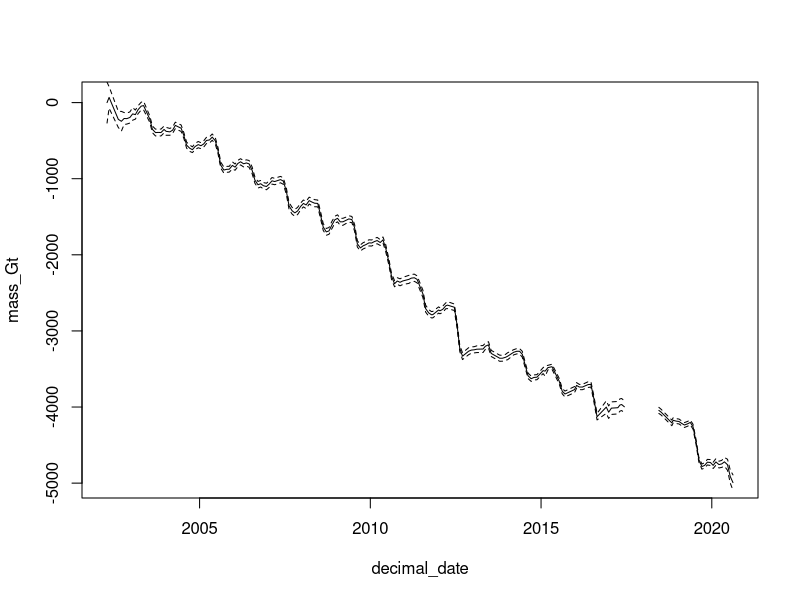
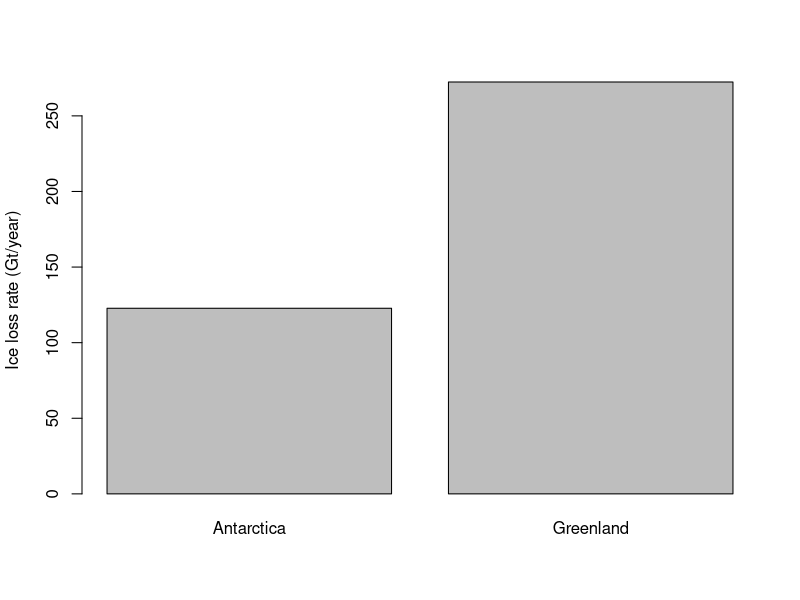
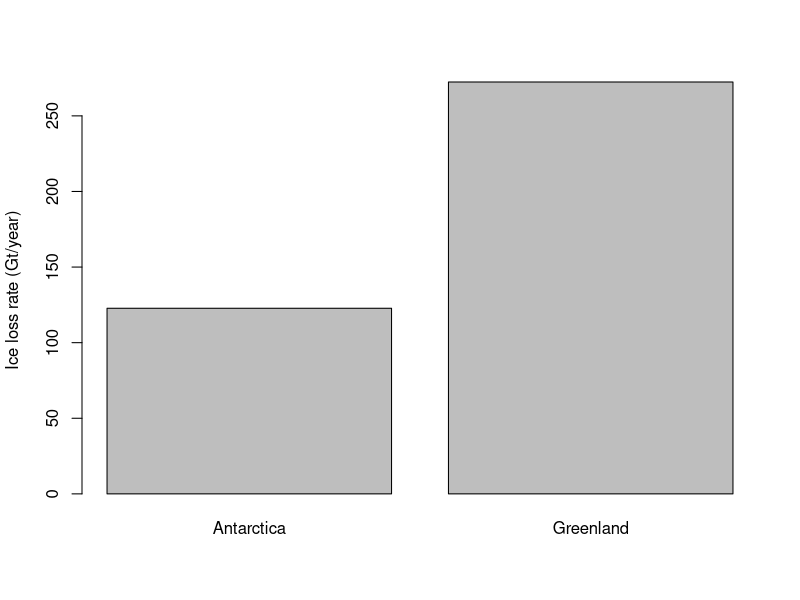

R code for these plots, in order: (Note: this script raises an error after producing the figures.)
## ---- chunk 1
knitr::opts_chunk$set(fig.width=6, fig.asp = 0.618, collapse=TRUE) 
## ---- chunk 2
# Read in data
ant_ice_loss = read.table("data/antarctica_mass_200204_202008.txt", skip=31, sep="", header = FALSE, col.names = c("decimal_date", "mass_Gt", "sigma_Gt")) # Antarctica ice mass loss
grn_ice_loss = read.table("data/greenland_mass_200204_202008.txt", skip=31, sep="", header = FALSE, col.names = c("decimal_date", "mass_Gt", "sigma_Gt")) # Greenland ice mass loss

#Create data.frame with an NA between the GRACE missions. Column names must match so it will merge with ant and grn data
data_break = data.frame(decimal_date=2018.0, mass_Gt=NA, sigma_Gt=NA)
#Add NA data point to the Greenland ice trends data frame
grn_ice_loss_with_NA = rbind(grn_ice_loss, data_break) # Merge grn_ice_loss data frame with our NA point
grn_ice_loss_with_NA = grn_ice_loss_with_NA[order(grn_ice_loss_with_NA$decimal_date),]
## ---- chunk 3
head(grn_ice_loss_with_NA)
plot(mass_Gt ~ decimal_date, data=grn_ice_loss_with_NA, type='l') +
lines((mass_Gt+2*sigma_Gt) ~ decimal_date, data=grn_ice_loss_with_NA, type='l', lty='dashed') +
lines((mass_Gt-2*sigma_Gt) ~ decimal_date, data=grn_ice_loss_with_NA, type='l', lty='dashed') 
## ---- chunk 4
# Calculate ice loss rate (Gt / year) for Antarctica:
n_rows_ant = dim(ant_ice_loss)[1]  # Can use  this to find the last row in the dataset
delta_ice_ant = ant_ice_loss$mass_Gt[n_rows_ant] - ant_ice_loss$mass_Gt[1]
delta_date_ant = ant_ice_loss$decimal_date[n_rows_ant] - ant_ice_loss$decimal_date[1]
ant_loss_rate_Gt_per_yr = -1 * delta_ice_ant / delta_date_ant

# Calculate ice loss rate (Gt / year) for Greenland:
n_rows_grn = dim(grn_ice_loss)[1]
delta_ice_grn = grn_ice_loss$mass_Gt[n_rows_grn] - grn_ice_loss$mass_Gt[1]
delta_date_grn = grn_ice_loss$decimal_date[n_rows_grn] - grn_ice_loss$decimal_date[1]
grn_loss_rate_Gt_per_yr = -1 * delta_ice_grn / delta_date_grn

# Plot ice loss rates in a bar graph:
barplot(height=c(ant_loss_rate_Gt_per_yr, grn_loss_rate_Gt_per_yr), names.arg=c("Antarctica","Greenland"), ylab="Ice loss rate (Gt/year)")

## ---- chunk 5
pdf('figures/ice_loss_rate.pdf', width=5, height=5)
barplot(height=c(ant_loss_rate_Gt_per_yr, grn_loss_rate_Gt_per_yr), names.arg=c("Antarctica","Greenland"), ylab="Ice loss rate (Gt/year)")
dev.off()
## ---- chunk 6
world_oceans = data.frame(ocean = c("Atlantic", "Pacific", "Indian", "Arctic", "Southern"),
                           area_km2 = c(77e6, 156e6, 69e6, 14e6, 20e6),
                           avg_depth_m = c(3926, 4028, 3963, 3953, 4500))

# Subset the oceans I have visited
my_ocean_names = c("Atlantic", "Pacific")
my_oceans = world_oceans[world_oceans$ocean %in% my_ocean_names, ]  

# Which of "my" oceans are smaller than the Atlantic?
Atlantic_area = world_oceans$area[world_oceans$ocean=="Atlantic"]
my_oceans[my_oceans$area < Atlantic_area, ]
## ---- chunk 7
w = 15
x = c(-1, 0, 1)
y = "February"
z = c("Monday", "Tuesday", "January")
## ---- chunk 8
10 < w & w < 20
any(x > 0)
all(x > 0)
y == "February"
sum(z %in% c("Monday", "Tuesday", "Wednesday", "Thursday", "Friday", 
  "Saturday", "Sunday"))
## ---- chunk 9
temp = 103

temp_norm = 98.6
temp_high = 101
if (temp > temp_norm){
  diff = temp - temp_norm
  print(paste("Your temp is ", round(diff, digits = 1), "*F above normal"))
  if (temp > temp_high){
    print("Go to the doctor!")
  }
}
## ---- chunk 10
n_donuts = 5

if (n_donuts < 12){
  print("I need more donuts!!")
}else if (n_donuts == 12){
  print("Yum! A dozen donuts!")
}else if (n_donuts == 13){
  print("Excellent, a baker's dozen :)")
}else {
  print("Whoa, you bought more than a baker's dozen")
}
## ---- chunk 11
data = c(1,3,5,-999,2,-999,8)

data_with_nas = ifelse(data == -999, NA, data)
data_with_nas

if (any(is.na(data_with_nas))){
  print("There are NAs in this data!")
}else{
  "There are no NAs in this data"
}
## ---- chunk 12
num = 6

factorial = 1
for (i in seq(num)){
  factorial = i*factorial
}
factorial
## ---- chunk 13
pick = 4
guess = 1
answer = FALSE
while(answer == FALSE){
  if (pick == guess){
    answer = TRUE
  } else{
    guess = guess+1
  }
}

print(paste("My loop guessed your number after ",guess," guesses!"))
## ---- chunk 14
convert_grade_to_letter = function(grade_percent){
  if(grade_percent >= 90){
    grade_letter = "A"
  }else if(grade_percent >= 80){
    grade_letter = "B"
  }else if(grade_percent >= 70){
    grade_letter = "C"
  }else if(grade_percent >= 60){
    grade_letter = "D"
  }else{
    grade_letter = "F"
  }
  
  grade_letter
}

convert_grade_to_letter(91)
convert_grade_to_letter(58)
## ---- chunk 15

calc_rolling_avg = function(data, num_years=5){ # Set 5-yr avgs as default
  data$roll_avg = NA # Initialize results column
  
  # Use for loop to calculate rolling average
  for (i in seq(dim(data)[1]))
  {
    if(num_years %% 2 == 0){ # if even
      lower_index = num_years/2
      upper_index = num_years/2 - 1
      # Calculate moving averages for odd num_years
      if (i > lower_index & i < (dim(data)[1]-upper_index)){
        data$roll_avg[i] = mean(data[c((i-lower_index):(i+upper_index)),'No_Smoothing'])
      }
    } else{ # if odd
      lower_index = (num_years - 1)/2
      upper_index = (num_years - 1)/2
      # Calculate moving averages for even num_years
      if (i > lower_index & i < (dim(temp_anomaly)[1]-upper_index)){
        data$roll_avg[i] = mean(data[c((i-lower_index):(i+upper_index)),'No_Smoothing'])
      }
    }
  }
  
  return(data$roll_avg)
}

# Use the calc_rolling_avg() function to calculate rolling averages
temp_anomaly_roll_avg = temp_anomaly
temp_anomaly_roll_avg$avg_5yr = calc_rolling_avg(temp_anomaly)
temp_anomaly_roll_avg$avg_10yr = calc_rolling_avg(temp_anomaly, num_years=10)
temp_anomaly_roll_avg$avg_20yr = calc_rolling_avg(temp_anomaly, num_years=20)
head(temp_anomaly_roll_avg)

# Plot them
plot(No_Smoothing ~ Year, data=temp_anomaly_roll_avg, ylab="Global mean temperature anomaly") + 
  lines(No_Smoothing ~ Year, data=roll_avg) +
  lines(avg_5yr ~ Year, data=temp_anomaly_roll_avg, col="red") +
  lines(avg_10yr ~ Year, data=temp_anomaly_roll_avg, col="purple") +
  lines(avg_20yr ~ Year, data=temp_anomaly_roll_avg, col="blue") 

# plot it
